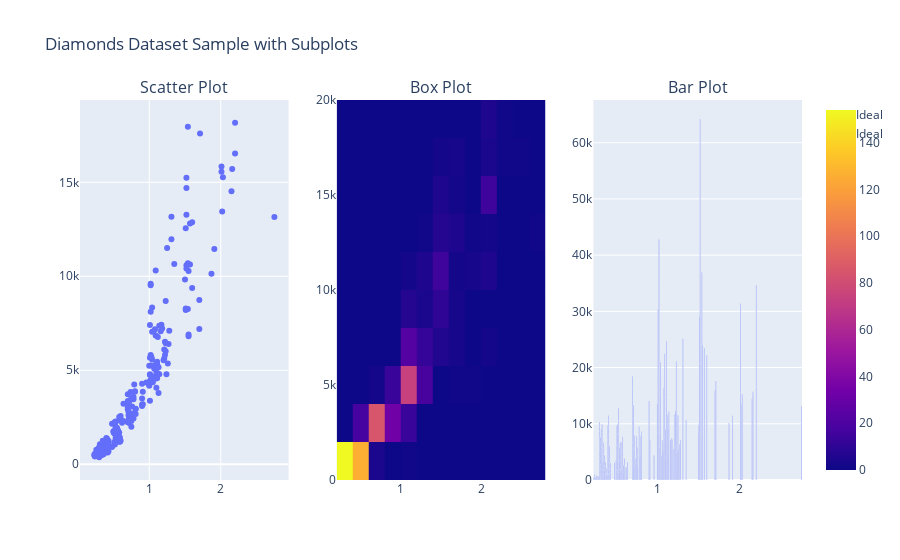

Here is the notebook cell this chart was saved with:
### Markdown cell above
### SUB CHARTS
1. #### import subcharts function from plotly
        from plotly.subplots import make_subplots    
2.  #### make_subplots  
        fig = make_subplots(rows=1 , cols=2 ,subplot_titles=('title1' , 'title2') )  
        rows=1 ka matlb ha ak hi row r cols=2 ka matlb ha uss row m 2 cols yani 2 hisay jsy tr r  td m hota ha  
3. ab hm ny 2 different graphs bna lainy alag alag phr un ko **fig** m dal daina ha  
    #### MAKE PLOTS AND ADD THEM IN PARENT fig USING add_trace METHOD
4.      plt1 = px.scatter(data=df , x='cut' , y='price' , color='size').data[0]  
        iss plot ko ab row m dalna ha uss k lye function use ho ga add_trace  
        **fig.add_trace**(plt1, row='1' , col='1')  
        plt2 = px.box(data=df , x='cut' , y='price' , color='size').data[0]  
        iss plot ko ab row m dalna ha uss k lye function use ho ga add_trace  
        **fig.add_trace**(plt1, row='1' , col='2')  
        asy hi jitny b graphs hm ny show krwany hain hm krwa skty hain
5. fig.update_layout(title_text='Diamonds Dataset Sample with Subplots')  
   fig.show()

### Code cell
from plotly.subplots import make_subplots
fig = make_subplots(rows=1, cols=3, subplot_titles=('Scatter Plot', 'Box Plot', 'Bar Plot'))
scatter = px.scatter(data_frame=sample, x='carat', y='price', color='cut' ,).data[0]
fig.add_trace(scatter, row=1, col=1)

box = px.density_heatmap(data_frame=sample, x='carat', y='price').data[0]
fig.add_trace(box, row=1, col=2)

bar = px.bar(data_frame=sample, x='carat', y='price', color='cut').data[0]
fig.add_trace(bar, row=1, col=3)
fig.update_layout(title_text='Diamonds Dataset Sample with Subplots')
fig.show()

### Figure 1 — Plotly figure (JSON) as saved in the notebook; plotly's stock layout.template omitted (floating-point values rounded to 4 significant figures; data arrays with more than 128 entries replaced by an {"elided": "..."} marker saying what was removed)
{"data": [{"hovertemplate": "cut=Ideal<br>carat=%{x}<br>price=%{y}<extra></extra>", "legendgroup": "Ideal", "marker": {"color": "#636efa", "symbol": "circle"}, "mode": "markers", "name": "Ideal", "orientation": "v", "showlegend": true, "type": "scatter", "x": {"elided": "285 float values"}, "xaxis": "x", "y": {"elided": "285 int values"}, "yaxis": "y"}, {"coloraxis": "coloraxis", "hovertemplate": "carat=%{x}<br>price=%{y}<br>count=%{z}<extra></extra>", "name": "", "type": "histogram2d", "x": {"elided": "700 float values"}, "xaxis": "x2", "xbingroup": "x", "y": {"elided": "700 int values"}, "yaxis": "y2", "ybingroup": "y"}, {"alignmentgroup": "True", "hovertemplate": "cut=Ideal<br>carat=%{x}<br>price=%{y}<extra></extra>", "legendgroup": "Ideal", "marker": {"color": "#636efa", "pattern": {"shape": ""}}, "name": "Ideal", "offsetgroup": "Ideal", "orientation": "v", "showlegend": true, "textposition": "auto", "type": "bar", "x": {"elided": "285 float values"}, "xaxis": "x3", "y": {"elided": "285 int values"}, "yaxis": "y3"}], "layout": {"annotations": [{"font": {"size": 16}, "showarrow": false, "text": "Scatter Plot", "x": 0.1444, "xanchor": "center", "xref": "paper", "y": 1, "yanchor": "bottom", "yref": "paper"}, {"font": {"size": 16}, "showarrow": false, "text": "Box Plot", "x": 0.5, "xanchor": "center", "xref": "paper", "y": 1, "yanchor": "bottom", "yref": "paper"}, {"font": {"size": 16}, "showarrow": false, "text": "Bar Plot", "x": 0.8556, "xanchor": "center", "xref": "paper", "y": 1, "yanchor": "bottom", "yref": "paper"}], "title": {"text": "Diamonds Dataset Sample with Subplots"}, "xaxis": {"anchor": "y", "domain": [0, 0.2889]}, "xaxis2": {"anchor": "y2", "domain": [0.3556, 0.6444]}, "xaxis3": {"anchor": "y3", "domain": [0.7111, 1]}, "yaxis": {"anchor": "x", "domain": [0, 1]}, "yaxis2": {"anchor": "x2", "domain": [0, 1]}, "yaxis3": {"anchor": "x3", "domain": [0, 1]}}}
